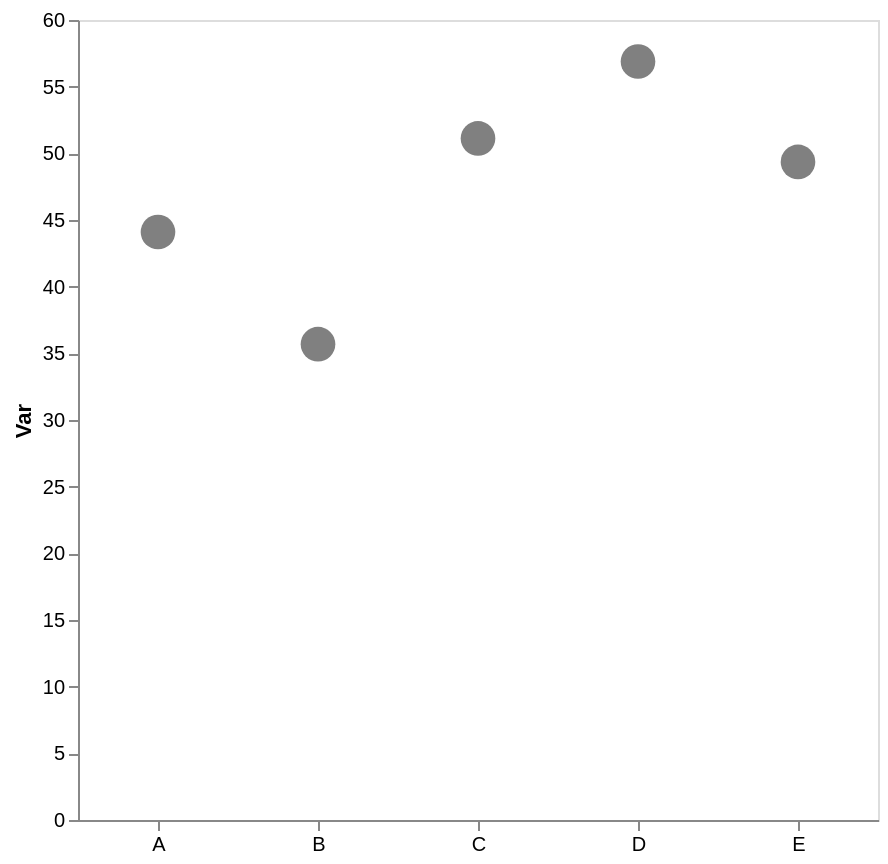

Here is the Vega-Lite specification saved for this chart:
### Vega-Lite specification from a JSON file in a GitHub repository (floating-point values rounded to 4 significant figures)
{"config": {"view": {"continuousWidth": 300, "continuousHeight": 300}, "axis": {"grid": false}, "bar": {"color": "gray"}}, "data": {"name": "data-dac0dbb88cf4d0f1720d05af3158f495"}, "mark": {"type": "point", "color": "gray", "filled": true, "size": 300}, "encoding": {"x": {"axis": {"labelAngle": 0, "title": null}, "field": "cat", "type": "nominal"}, "y": {"aggregate": "mean", "axis": {"title": "Var"}, "field": "var1", "type": "quantitative"}}, "height": 400, "width": 400, "$schema": "https://vega.github.io/schema/vega-lite/v5.17.0.json", "datasets": {"data-dac0dbb88cf4d0f1720d05af3158f495": [{"cat": "C", "var1": 53.95, "var2": 59.93}, {"cat": "E", "var1": 39.08, "var2": 59.09}, {"cat": "D", "var1": 52.52, "var2": 47.89}, {"cat": "C", "var1": 48.01, "var2": 51.76}, {"cat": "C", "var1": 54.26, "var2": 54.27}, {"cat": "D", "var1": 53.62, "var2": 42.5}, {"cat": "E", "var1": 63.56, "var2": 57.01}, {"cat": "A", "var1": 44.1, "var2": 48.51}, {"cat": "E", "var1": 45.43, "var2": 57.01}, {"cat": "C", "var1": 48.26, "var2": 42.81}, {"cat": "B", "var1": 35.69, "var2": 46.06}, {"cat": "D", "var1": 64.52, "var2": 49.95}]}}
